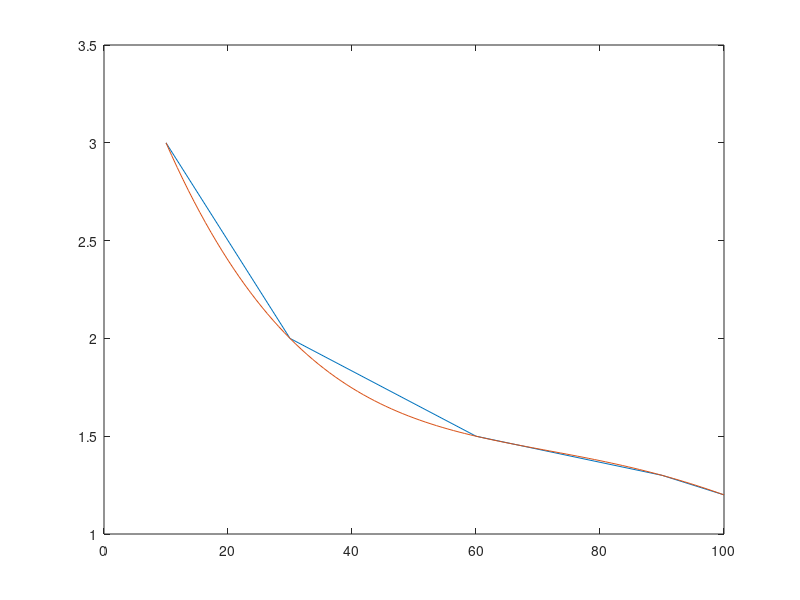

This chart was generated by the following MATLAB code:
y = [1.2 0.8 0.6 0.5 0.45]
x = [100 500 1000 1500 2000]

a = [3 2 1.5 1.3 1.2]
b = [10 30 60 90 100]

x1 = linspace(100,2000,100)
x2 = linspace(10,100,100)

p1 = polyfit(x,y,4)
p2 = polyfit(b,a,4)

y1 = polyval(p1,x1)
y2 = polyval(p2,x2)
% plot(x,y,x1,y1)
plot(b,a,x2,y2)